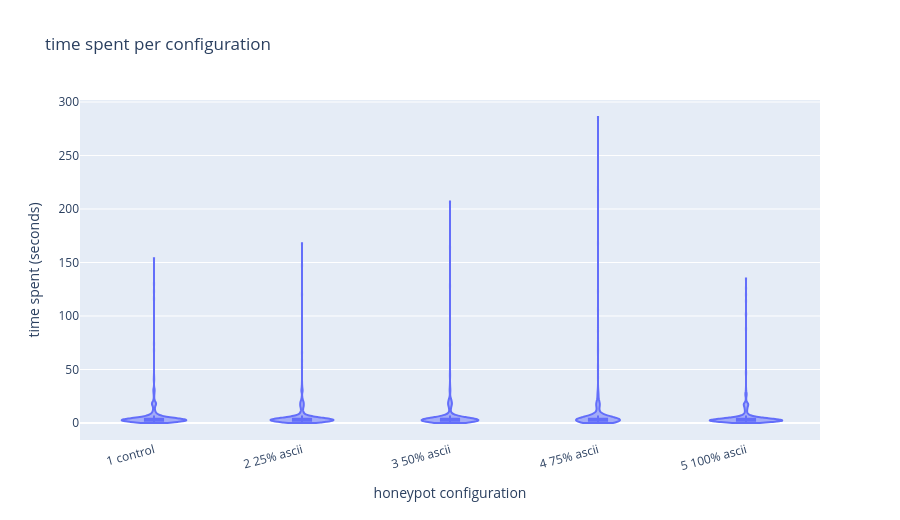

The notebook cell saved with this chart:
### Markdown cell above
## Time spent per configuration

All attacks. A flat top at 300 seconds means the 5 minute kick is cutting sessions off.

### Code cell
fig_time_all, plot_time_all = make_violin(
    df,
    "session_seconds",
    "time spent per configuration",
    "time spent (seconds)",
)
fig_time_all.show()
print_summary(plot_time_all, "session_seconds", duration=True)

### Figure 1 — Plotly figure (JSON) as saved in the notebook; plotly's stock layout.template omitted (floating-point values rounded to 4 significant figures; data arrays with more than 128 entries replaced by an {"elided": "..."} marker saying what was removed)
{"data": [{"alignmentgroup": "True", "box": {"visible": true}, "hovertemplate": "honeypot configuration=%{x}<br>time spent (seconds)=%{y}<extra></extra>", "legendgroup": "", "marker": {"color": "#636efa"}, "name": "", "offsetgroup": "", "orientation": "v", "points": false, "scalegroup": "True", "showlegend": false, "spanmode": "hard", "type": "violin", "x": {"elided": "3710 str values"}, "x0": " ", "xaxis": "x", "y": {"elided": "3710 int values"}, "y0": " ", "yaxis": "y"}], "layout": {"height": 520, "legend": {"tracegroupgap": 0}, "title": {"text": "time spent per configuration"}, "violinmode": "group", "width": 900, "xaxis": {"anchor": "y", "categoryarray": ["1 control", "2 25% ascii", "3 50% ascii", "4 75% ascii", "5 100% ascii"], "categoryorder": "array", "domain": [0, 1], "tickangle": -15, "title": {"text": "honeypot configuration"}}, "yaxis": {"anchor": "x", "domain": [0, 1], "title": {"text": "time spent (seconds)"}}}}
